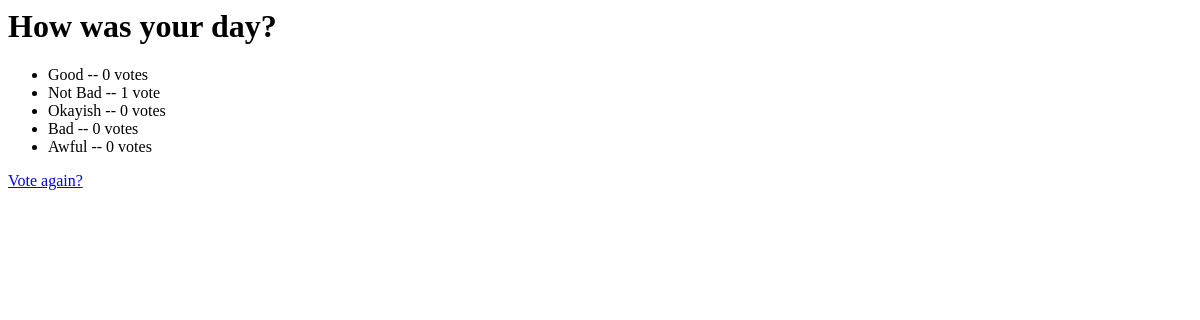
/polls/1/results/, run on an earlier commit of the app's database.
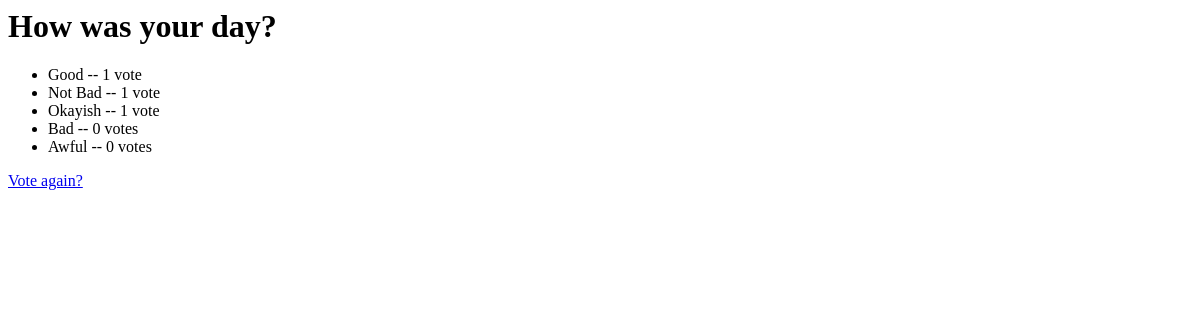
And on a later commit of the database.
### polls/models.py (models this page shows)
class Question(models.Model):
    question_text = models.CharField(max_length=200)
    pub_date = models.DateTimeField('date published')

class Choice(models.Model):
    question = models.ForeignKey(Question, on_delete=models.CASCADE)
    choice_text = models.CharField(max_length=200)
    votes = models.IntegerField(default=0)

### polls/views.py (the view)
# urls.py: path('<int:pk>/results/', views.ResultsView.as_view(), name='results'),
class ResultsView(generic.DetailView):
    model = Question
    template_name = 'polls/results.html'

### polls/templates/polls/results.html
<h1>{{ question.question_text }}</h1>
<ul>
{% for choice in question.choice_set.all %}
    <li>{{ choice.choice_text }} -- {{ choice.votes }} vote{{ choice.votes|pluralize }}</li>
{% endfor %}
</ul>
<a href="{% url 'polls:detail' question.id %}">Vote again?</a>

What changed in the data, as far as the page shows it:
changed Choice "Good": votes "0" → "1"
changed Choice "Okayish": votes "0" → "1"
